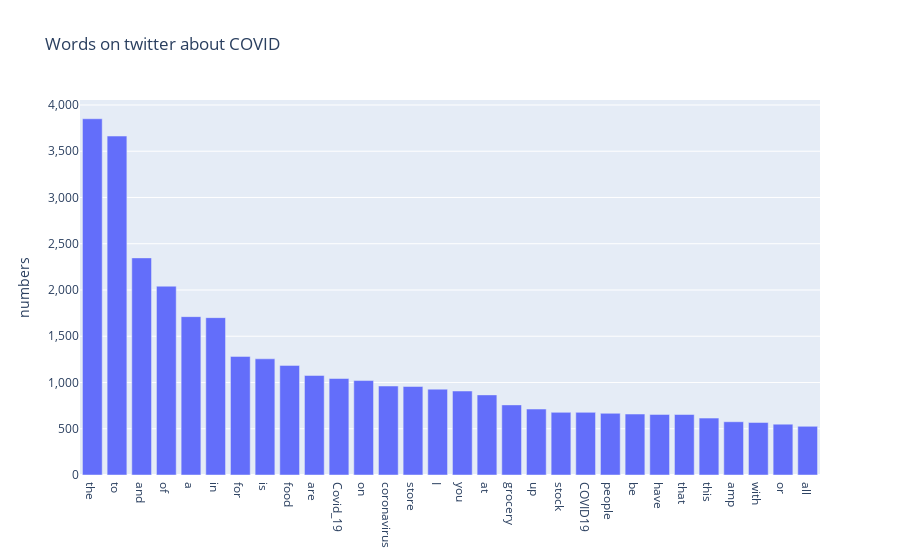

The code cell stored with this chart in its notebook:
### Code cell
layout = dict(
    title='Words on twitter about COVID',
    yaxis=dict(
        title='numbers',
        tickformat=',',
    )
)

fig = go.Figure(layout=layout)
fig.add_trace(go.Bar(
    x=top_sorted['words'],
    y=top_sorted['count']
))

iplot(fig)

### Figure 1 — Plotly figure (JSON) as saved in the notebook; plotly's stock layout.template omitted (floating-point values rounded to 4 significant figures)
{"data": [{"type": "bar", "x": ["the", "to", "and", "of", "a", "in", "for", "is", "food", "are", "Covid_19", "on", "coronavirus", "store", "I", "you", "at", "grocery", "up", "stock", "COVID19", "people", "be", "have", "that", "this", "amp", "with", "or", "all"], "y": [3851, 3664, 2347, 2041, 1712, 1701, 1282, 1256, 1185, 1076, 1043, 1021, 962, 957, 928, 908, 866, 758, 713, 677, 677, 667, 659, 655, 654, 615, 576, 568, 549, 526]}], "layout": {"title": {"text": "Words on twitter about COVID"}, "yaxis": {"tickformat": ",", "title": {"text": "numbers"}}}}
